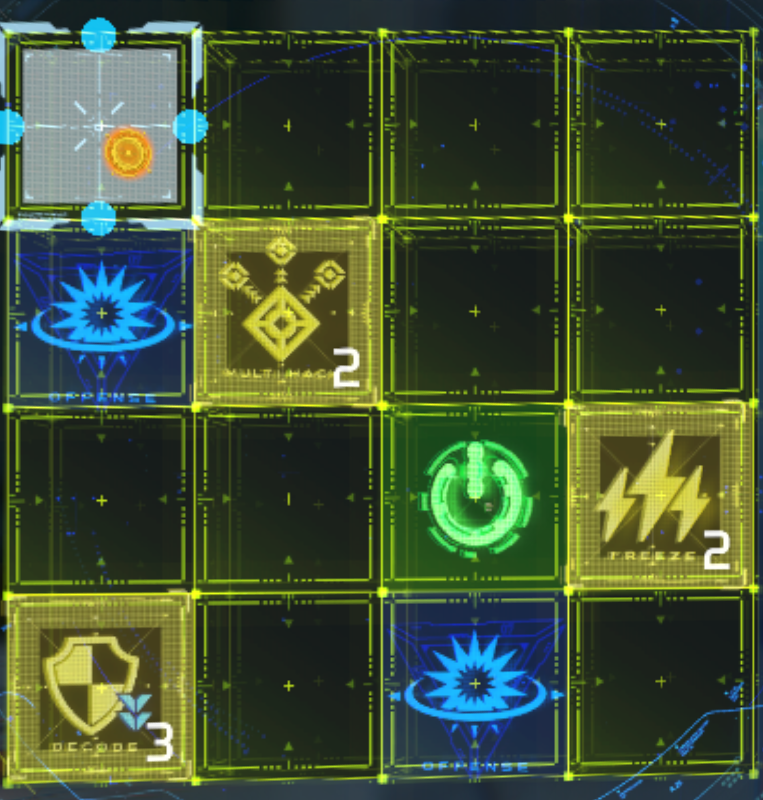
#> input picture panel_detector/raw/s01_0045_panel.png, 763 x 800 px
$ python -i current_detector.py   (imports and definitions only)
#> lines starting #> are read from the running program, lines starting #| are printed output that depends on the picture; after the words box and inside, x2 and y2 are one past the last pixel; in counts of white or black regions, pixels touching at a corner belong together
#> further down, picture is the input picture: shape (800, 763, 3); mean B, G, R 53.2, 80.7, 63.9
"""Current-location ('you are here') marker detector.

The marker is a set of 4 saturated-cyan dots placed at the midpoints of a
cell's 4 borders, sometimes plus an orange disc in the center. The cyan
ring is the universal signal — the orange disc is missing in some panels —
so we detect the cyan ring directly. For each cell we count cyan-ish pixels
in a thin border band and pick the cell with the strongest cyan signature.

Public API:
    detect_orange_current(bgr) -> dict | None      # legacy name (orange-disc detector)
    find_current_cell(bgr, n_rows, n_cols) -> (row, col) | None
"""

from __future__ import annotations

import cv2
import numpy as np


# Tuned visually on s01_0259_panel.png. Orange core is ~(255, 140, 50) RGB,
# i.e. BGR (50, 140, 255). The surrounding ring is more yellow but the
# saturated core alone gives a strong, isolated blob. We deliberately keep
# the threshold tight enough to reject the bright red "boost" icon (which
# has G well below R) and yellow grid text (which has B+G both high).
MIN_AREA = 30           # the dot core can be small; smaller than green dest icon
MIN_SOLIDITY = 0.30

# Minimum cyan-ring pixel count for a cell to be considered "current".
# Each of the 4 dots is on the order of ~30-100 px; require some margin.
MIN_CYAN_RING_PIXELS = 80


def _orange_mask(bgr: np.ndarray) -> np.ndarray:
    """Binary mask of saturated-orange pixels (current-location core)."""
    b, g, r = cv2.split(bgr)
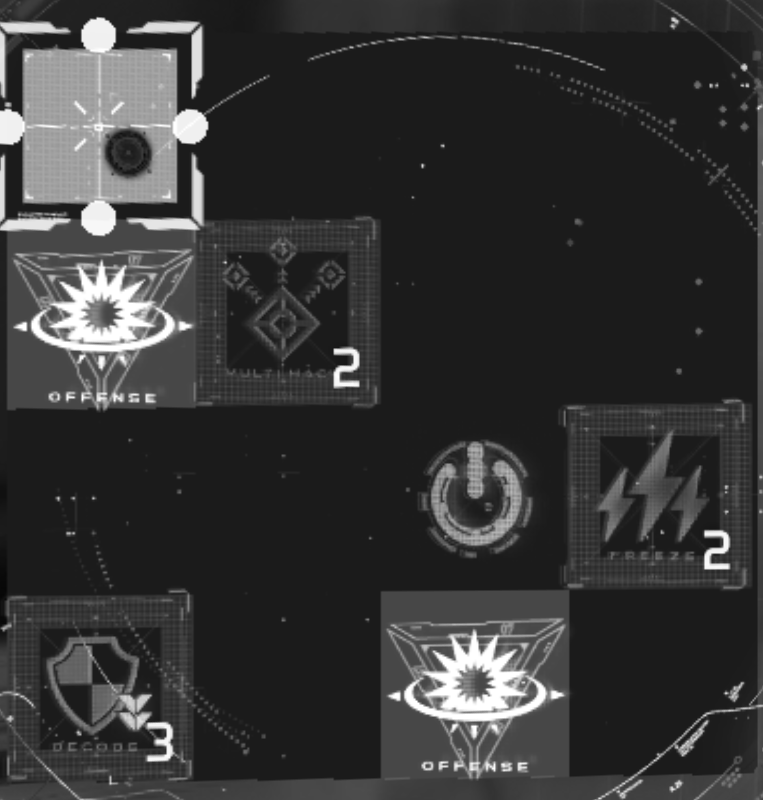
#> b: shape (800, 763); min 7, max 255, mean 53.2
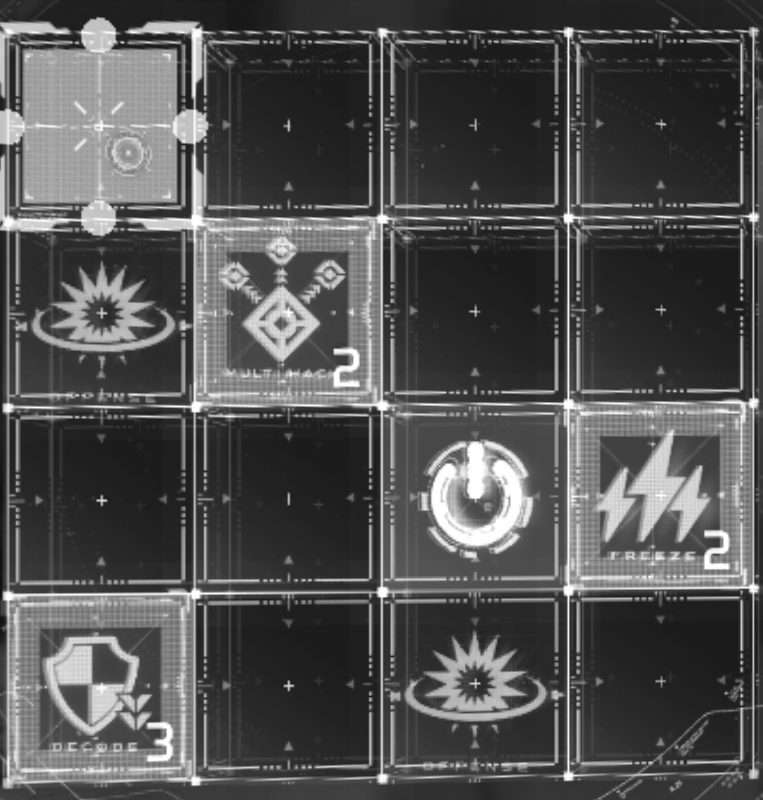
#> g: shape (800, 763); min 16, max 255, mean 80.7
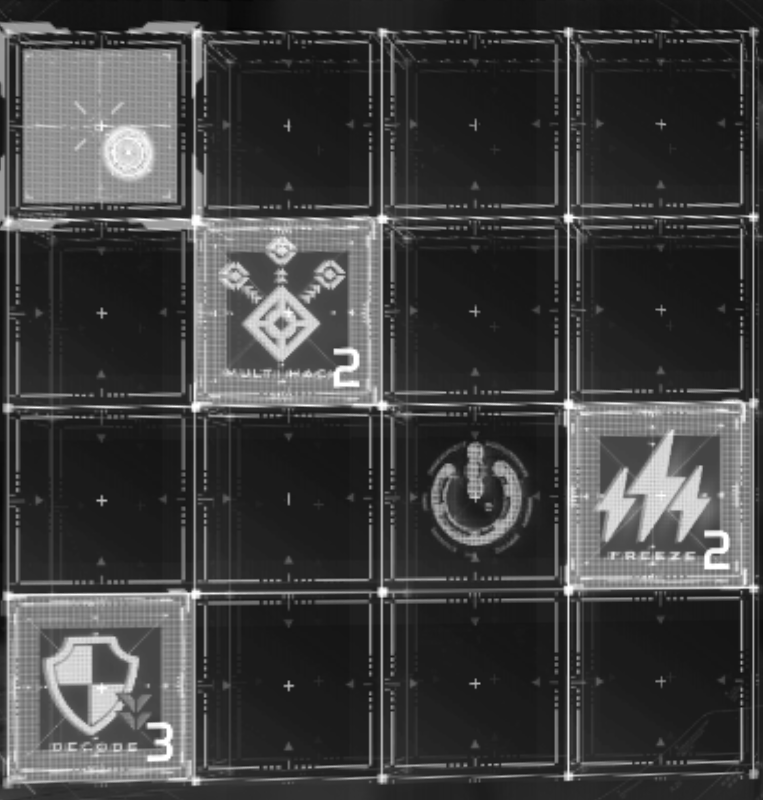
#> r: shape (800, 763); min 7, max 255, mean 63.9
    r16 = r.astype(np.int16)
    g16 = g.astype(np.int16)
    b16 = b.astype(np.int16)
    orange = (
        (r > 180)
        & ((r16 - b16) > 80)
        & ((r16 - g16) > 30)
        & ((g16 - b16) > 30)
        & (g > 60) & (g < 200)
    )
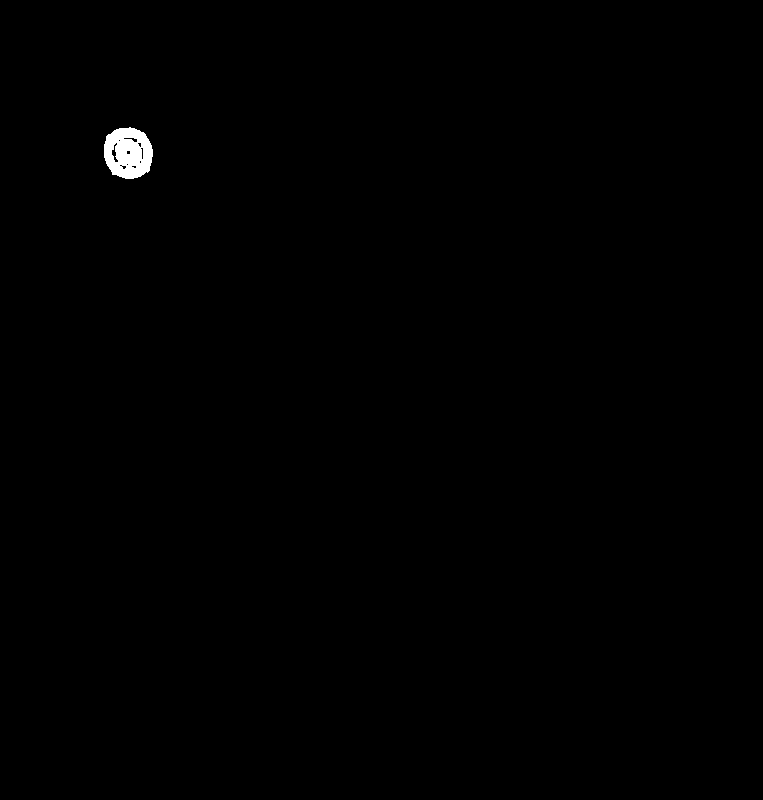
#> orange: shape (800, 763) bool; 0.32% white; 1 white region, box (x1, y1, x2, y2) and area: (104, 127, 153, 179) 1924
    m = (orange.astype(np.uint8)) * 255
    return cv2.morphologyEx(m, cv2.MORPH_CLOSE, np.ones((5, 5), np.uint8))
#> returned value: shape (800, 763); 0.33% white; 1 white region, box (x1, y1, x2, y2) and area: (104, 127, 153, 179) 2041


# [13 lines left out: function _cyan_mask, not called in this run]


def detect_orange_current(bgr: np.ndarray) -> dict | None:
    """Largest orange-disc blob in the panel (legacy detector).

    Kept for the visualization spotcheck script. The pathfinding pipeline
    uses :func:`find_current_cell` (cyan-ring based) instead.
    """
    m = _orange_mask(bgr)
    n, _, stats, _ = cv2.connectedComponentsWithStats(m, connectivity=8)
#> n = 2; stats = [[0, 0, 763, 800, 608359], [104, 127, 49, 52, 2041]]
    if n <= 1:
        return None
    best = max(range(1, n), key=lambda i: stats[i, cv2.CC_STAT_AREA])
#> best = 1
    x, y, w, h, area = (int(stats[best, k]) for k in
                        (cv2.CC_STAT_LEFT, cv2.CC_STAT_TOP,
                         cv2.CC_STAT_WIDTH, cv2.CC_STAT_HEIGHT,
                         cv2.CC_STAT_AREA))
#> x = 104; y = 127; w = 49; h = 52; area = 2041
    solidity = area / max(w * h, 1)
#> solidity = 0.801
    ready = (area >= MIN_AREA and solidity >= MIN_SOLIDITY)
#> ready = True
    return dict(bbox=(x, y, w, h), area=area, solidity=solidity,
                center=(x + w / 2, y + h / 2), ready=ready)


# [115 lines left out: functions find_orange_centroid_in_cell, find_current_cell, not called in this run]

>>> import cv2
>>> picture = cv2.imread('../raw/s01_0045_panel.png')
>>> result = detect_orange_current(picture)
#> result = {'bbox': (104, 127, 49, 52), 'area': 2041, 'solidity': 0.801, 'center': (128.5, 153), 'ready': True}
